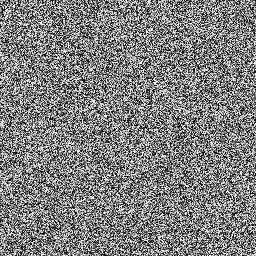
%> input picture encypted_iiest.jpg, 256 x 256 px
$ octave histogram.m   (GNU Octave 9; MATLAB toolbox functions it lacks are replaced by stand-ins)
%> lines starting %> are read from the running program, lines starting %| are printed output that depends on the picture
figure
a = imread('encypted_iiest.jpg');
%> a is the input picture: size 256x256 uint8; min 0, max 255, mean 127.5
subplot(3,2,1)
imhist(a)
title('histogram 2D map');
b = imread('encrypted_image.jpg');
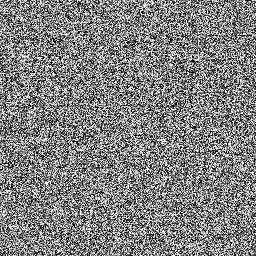
%> input picture encrypted_image.jpg, 256 x 256 px
%> b is the input picture: size 256x256 uint8; min 0, max 255, mean 129.8
subplot(3,2,2)
imhist(b)
title('Histogram of 3D');
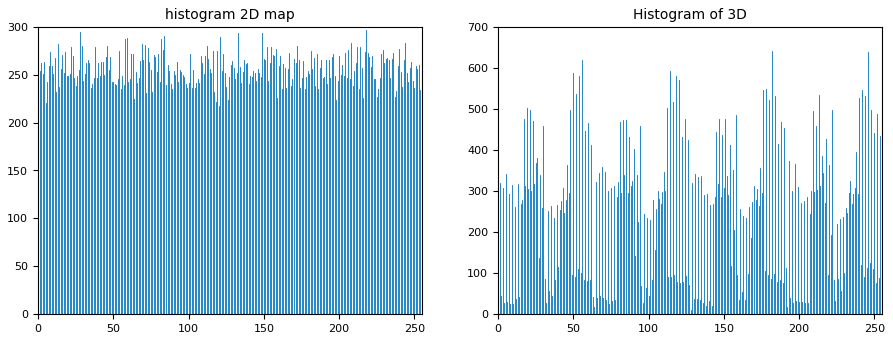
%> figure redrawn from the program's plot data, 2 panels; panel 1: highest point at x = 218, y = 297; panel 2: highest point at x = 182, y = 642
